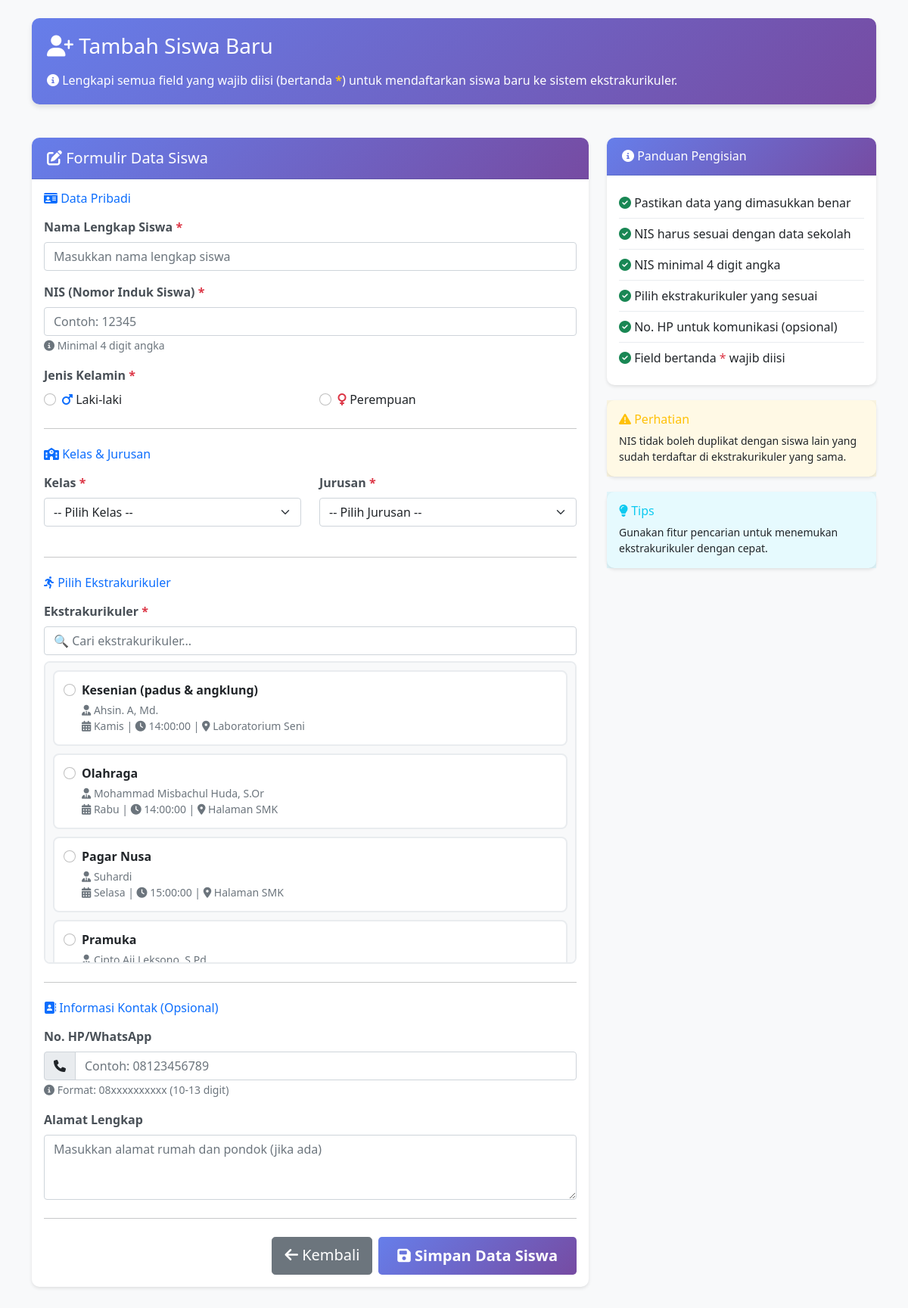
The app's page /siswa_tambah_manual.php (signed in) with its own data.
### tables this page shows
CREATE TABLE `ekstra` (
  `id` int(11) NOT NULL,
  `nama_ekstra` varchar(100) NOT NULL,
  `pembina` varchar(100) DEFAULT NULL,
  `hari` varchar(50) DEFAULT NULL,
  `waktu` varchar(50) DEFAULT NULL,
  `lokasi` varchar(100) DEFAULT NULL
);

### siswa_tambah_manual.php (the view, shortened to what this page needs)
<?php
include "koneksi.php";
$ekstra_query = mysqli_query($koneksi, "SELECT * FROM ekstra ORDER BY nama_ekstra");
?>
<!DOCTYPE html>
<html lang="id">
<head>
    <link href="https://cdn.jsdelivr.net/npm/bootstrap@5.1.3/dist/css/bootstrap.min.css" rel="stylesheet">
    <link rel="stylesheet" href="https://cdnjs.cloudflare.com/ajax/libs/font-awesome/6.7.2/css/all.min.css">
</head>
<body>
    <div class="container mt-4 mb-5">
        <div class="row mb-4">
            <div class="col-12">
                <div class="info-box">
                    <h3 class="mb-3"><i class="fas fa-user-plus"></i> Tambah Siswa Baru</h3>
                    <p class="mb-0"><i class="fas fa-info-circle"></i> Lengkapi semua field yang wajib diisi (bertanda <span class="text-warning fw-bold">*</span>) untuk mendaftarkan siswa baru ke sistem ekstrakurikuler.</p>
                </div>
            </div>
        </div>
        <div class="row">
            <div class="col-lg-8">
                <div class="card">
                    <div class="card-header">
                        <h5 class="mb-0"><i class="fas fa-edit"></i> Formulir Data Siswa</h5>
                    </div>
                    <div class="card-body">
                        <form id="formTambahSiswa" method="POST">
                            <div class="mb-4">
                                <h6 class="text-primary mb-3"><i class="fas fa-id-card"></i> Data Pribadi</h6>
                                <div class="mb-3">
                                    <label for="nama_siswa" class="form-label">Nama Lengkap Siswa <span class="required">*</span></label>
                                    <input type="text" class="form-control" id="nama_siswa" name="nama_siswa"
                                           placeholder="Masukkan nama lengkap siswa" required>
                                </div>
                                <div class="mb-3">
                                    <label for="nis" class="form-label">NIS (Nomor Induk Siswa) <span class="required">*</span></label>
                                    <input type="text" class="form-control" id="nis" name="nis"
                                           placeholder="Contoh: 12345" maxlength="20" required>
                                    <small class="text-muted"><i class="fas fa-info-circle"></i> Minimal 4 digit angka</small>
                                </div>
                                <div class="mb-3">
                                    <label class="form-label">Jenis Kelamin <span class="required">*</span></label>
                                    <div class="row">
                                        <div class="col-md-6">
                                            <div class="form-check">
                                                <input class="form-check-input" type="radio" name="jenis_kelamin"
                                                    id="laki" value="Laki-laki" required>
                                                <label class="form-check-label" for="laki">
                                                    <i class="fas fa-mars text-primary"></i> Laki-laki
                                                </label>
                                            </div>
                                        </div>
                                        <div class="col-md-6">
                                            <div class="form-check">
                                                <input class="form-check-input" type="radio" name="jenis_kelamin"
                                                    id="perempuan" value="Perempuan" required>
                                                <label class="form-check-label" for="perempuan">
                                                    <i class="fas fa-venus text-danger"></i> Perempuan
                                                </label>
                                            </div>
                                        </div>
                                    </div>
                                </div>
                            </div>
                            <hr class="my-4">
                            <div class="mb-4">
                                <h6 class="text-primary mb-3"><i class="fas fa-school"></i> Kelas & Jurusan</h6>
                                <div class="row">
                                    <div class="col-md-6">
                                        <div class="mb-3">
                                            <label for="kelas" class="form-label">Kelas <span class="required">*</span></label>
                                            <select class="form-select" id="kelas" name="kelas" required>
                                                <option value="">-- Pilih Kelas --</option>
                                            </select>
                                        </div>
                                    </div>
                                    <div class="col-md-6">
                                        <div class="mb-3">
                                            <label for="jurusan" class="form-label">Jurusan <span class="required">*</span></label>
                                            <select class="form-select" id="jurusan" name="jurusan" required>
                                                <option value="">-- Pilih Jurusan --</option>
                                            </select>
                                        </div>
                                    </div>
                                </div>
                            </div>
                            <hr class="my-4">
                            <div class="mb-4">
                                <h6 class="text-primary mb-3"><i class="fas fa-running"></i> Pilih Ekstrakurikuler</h6>
                                <div class="mb-3">
                                    <label class="form-label">Ekstrakurikuler <span class="required">*</span></label>
                                    <input type="text" class="form-control mb-2" id="searchEkstra"
                                           placeholder="🔍 Cari ekstrakurikuler...">
                                    <div class="ekstra-list" id="ekstraContainer">
                                        <?php if (mysqli_num_rows($ekstra_query) > 0): ?>
                                            <?php while ($ekstra = mysqli_fetch_array($ekstra_query)): ?>
                                            <div class="ekstra-item" data-name="<?php echo strtolower(htmlspecialchars($ekstra['nama_ekstra'])); ?>">
                                                <div class="form-check">
                                                    <input class="form-check-input" type="radio" name="nama_ekstra"
                                                           id="ekstra_<?php echo htmlspecialchars($ekstra['id']); ?>"
                                                           value="<?php echo htmlspecialchars($ekstra['nama_ekstra']); ?>" required>
                                                    <label class="form-check-label w-100" for="ekstra_<?php echo htmlspecialchars($ekstra['id']); ?>">
                                                        <div class="d-flex justify-content-between align-items-start">
                                                            <div>
                                                                <strong class="d-block mb-1"><?php echo htmlspecialchars($ekstra['nama_ekstra']); ?></strong>
                                                                <small class="text-muted d-block">
                                                                    <i class="fas fa-user-tie"></i> <?php echo htmlspecialchars($ekstra['pembina']); ?>
                                                                </small>
                                                                <small class="text-muted d-block">
                                                                    <i class="fas fa-calendar-alt"></i> <?php echo htmlspecialchars($ekstra['hari']); ?> |
                                                                    <i class="fas fa-clock"></i> <?php echo htmlspecialchars($ekstra['waktu']); ?>
                                                                    <?php if (!empty($ekstra['lokasi'])): ?>
                                                                        | <i class="fas fa-map-marker-alt"></i> <?php echo htmlspecialchars($ekstra['lokasi']); ?>
                                                                    <?php endif; ?>
                                                                </small>
                                                            </div>
                                                        </div>
                                                    </label>
                                                </div>
                                            </div>
                                            <?php endwhile; ?>
                                        <?php else: ?>
                                            <div class="alert alert-warning mb-0">
                                                <i class="fas fa-exclamation-triangle"></i> Belum ada data ekstrakurikuler tersedia.
                                            </div>
                                        <?php endif; ?>
                                    </div>
                                </div>
                            </div>
                            <hr class="my-4">
                            <div class="mb-4">
                                <h6 class="text-primary mb-3"><i class="fas fa-address-book"></i> Informasi Kontak (Opsional)</h6>
                                <div class="mb-3">
                                    <label for="no_hp" class="form-label">No. HP/WhatsApp</label>
                                    <div class="input-group">
                                        <span class="input-group-text"><i class="fas fa-phone"></i></span>
                                        <input type="text" class="form-control" id="no_hp" name="no_hp"
                                               placeholder="Contoh: 08123456789" maxlength="13">
                                    </div>
                                    <small class="text-muted"><i class="fas fa-info-circle"></i> Format: 08xxxxxxxxxx (10-13 digit)</small>
                                </div>
                                <div class="mb-3">
                                    <label for="alamat" class="form-label">Alamat Lengkap</label>
                                    <textarea class="form-control" id="alamat" name="alamat" rows="3"
                                              placeholder="Masukkan alamat rumah dan pondok (jika ada)"></textarea>
                                </div>
                            </div>
                            <hr class="my-4">
                            <div class="d-grid gap-2 d-md-flex justify-content-md-end">
                                <a href="home.php?page=siswa" class="btn btn-secondary btn-lg">
                                    <i class="fas fa-arrow-left"></i> Kembali
                                </a>
                                <button type="submit" class="btn btn-primary btn-lg">
                                    <i class="fas fa-save"></i> Simpan Data Siswa
                                </button>
                            </div>
                        </form>
                    </div>
                </div>
            </div>
            <div class="col-lg-4">
                <div class="sidebar-info">
                    <div class="card">
                        <div class="card-header">
                            <h6 class="mb-0"><i class="fas fa-info-circle"></i> Panduan Pengisian</h6>
                        </div>
                        <div class="card-body">
                            <div class="info-item">
                                <i class="fas fa-check-circle text-success"></i> Pastikan data yang dimasukkan benar
                            </div>
                            <div class="info-item">
                                <i class="fas fa-check-circle text-success"></i> NIS harus sesuai dengan data sekolah
                            </div>
                            <div class="info-item">
                                <i class="fas fa-check-circle text-success"></i> NIS minimal 4 digit angka
                            </div>
                            <div class="info-item">
                                <i class="fas fa-check-circle text-success"></i> Pilih ekstrakurikuler yang sesuai
                            </div>
                            <div class="info-item">
                                <i class="fas fa-check-circle text-success"></i> No. HP untuk komunikasi (opsional)
                            </div>
                            <div class="info-item">
                                <i class="fas fa-check-circle text-success"></i> Field bertanda <span class="required">*</span> wajib diisi
                            </div>
                        </div>
                    </div>
                    <div class="card mt-3">
                        <div class="card-body bg-warning bg-opacity-10">
                            <h6 class="text-warning"><i class="fas fa-exclamation-triangle"></i> Perhatian</h6>
                            <p class="mb-0 small">NIS tidak boleh duplikat dengan siswa lain yang sudah terdaftar di ekstrakurikuler yang sama.</p>
                        </div>
                    </div>
                    <div class="card mt-3">
                        <div class="card-body bg-info bg-opacity-10">
                            <h6 class="text-info"><i class="fas fa-lightbulb"></i> Tips</h6>
                            <p class="mb-0 small">Gunakan fitur pencarian untuk menemukan ekstrakurikuler dengan cepat.</p>
                        </div>
                    </div>
                </div>
            </div>
        </div>
    </div>
</body>
</html

### siswa_tambah_manual.php (style rules this page uses)
body { background-color: #f8f9fa; }
.form-label { font-weight: 600; color: #495057; margin-bottom: 0.5rem; }
.required { color: #dc3545; }
.info-box { background: linear-gradient(135deg, #667eea 0%, #764ba2 100%); color: white; border-radius: 10px; padding: 20px; margin-bottom: 20px; box-shadow: 0 4px 6px rgba(0,0,0,0.1); }
.card { border: none; border-radius: 10px; box-shadow: 0 2px 4px rgba(0,0,0,0.1); margin-bottom: 20px; }
.card-header { background: linear-gradient(135deg, #667eea 0%, #764ba2 100%); color: white; border-radius: 10px 10px 0 0 !important; padding: 15px 20px; font-weight: 600; }
.ekstra-list { max-height: 400px; overflow-y: auto; border: 2px solid #e9ecef; border-radius: 8px; padding: 10px; background: #f8f9fa; }
.ekstra-item { padding: 12px; margin-bottom: 10px; border: 2px solid #e9ecef; border-radius: 8px; cursor: pointer; transition: all 0.3s ease; background: white; }
.btn-primary { background: linear-gradient(135deg, #667eea 0%, #764ba2 100%); border: none; padding: 10px 25px; font-weight: 600; transition: all 0.3s; }
.sidebar-info { position: sticky; top: 20px; }
.info-item { padding: 8px 0; border-bottom: 1px solid #e9ecef; }
.info-item:last-child { border-bottom: none; }

### records on screen
ekstra: nama_ekstra "Kesenian (padus & angklung)", pembina "Ahsin. A, Md.", hari "Kamis", waktu "14:00:00", lokasi "Laboratorium Seni"
ekstra: nama_ekstra "Olahraga", pembina "Mohammad Misbachul Huda, S.Or", hari "Rabu", waktu "14:00:00", lokasi "Halaman SMK"
ekstra: nama_ekstra "Pagar Nusa", pembina "Suhardi", hari "Selasa", waktu "15:00:00", lokasi "Halaman SMK"
ekstra: nama_ekstra "Pramuka", pembina "Cipto Aji Leksono, S.Pd"
